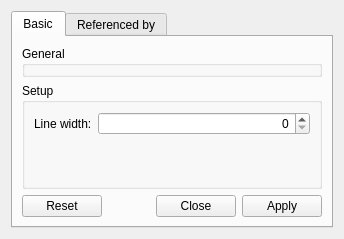
<?xml version="1.0" encoding="UTF-8"?>
<ui version="4.0">
 <class>FastModelSetupDesigner</class>
 <widget class="QWidget" name="FastModelSetupDesigner">
  <property name="geometry">
   <rect>
    <x>0</x>
    <y>0</y>
    <width>344</width>
    <height>239</height>
   </rect>
  </property>
  <property name="windowTitle">
   <string>Fast model setup designer</string>
  </property>
  <property name="toolTip">
   <string/>
  </property>
  <layout class="QVBoxLayout" name="_2">
   <item>
    <widget class="QTabWidget" name="tabWidget">
     <property name="currentIndex">
      <number>0</number>
     </property>
     <widget class="QWidget" name="basicTab">
      <attribute name="title">
       <string>Basic</string>
      </attribute>
      <layout class="QVBoxLayout">
       <item>
        <widget class="QGroupBox" name="generalGB">
         <property name="sizePolicy">
          <sizepolicy hsizetype="Preferred" vsizetype="Fixed">
           <horstretch>0</horstretch>
           <verstretch>0</verstretch>
          </sizepolicy>
         </property>
         <property name="title">
          <string>General</string>
         </property>
        </widget>
       </item>
       <item>
        <widget class="QGroupBox" name="groupBox">
         <property name="title">
          <string>Setup</string>
         </property>
         <layout class="QGridLayout" name="_3">
          <item row="0" column="0">
           <widget class="QLabel" name="label">
            <property name="text">
             <string>Line width:</string>
            </property>
           </widget>
          </item>
          <item row="0" column="1">
           <widget class="QSpinBox" name="lineWidthCB">
            <property name="sizePolicy">
             <sizepolicy hsizetype="Expanding" vsizetype="Fixed">
              <horstretch>0</horstretch>
              <verstretch>0</verstretch>
             </sizepolicy>
            </property>
            <property name="alignment">
             <set>Qt::AlignRight|Qt::AlignTrailing|Qt::AlignVCenter</set>
            </property>
           </widget>
          </item>
          <item row="1" column="0" colspan="2">
           <spacer name="verticalSpacer">
            <property name="orientation">
             <enum>Qt::Vertical</enum>
            </property>
            <property name="sizeHint" stdset="0">
             <size>
              <width>20</width>
              <height>40</height>
             </size>
            </property>
           </spacer>
          </item>
         </layout>
        </widget>
       </item>
       <item>
        <widget class="QDialogButtonBox" name="buttonBox">
         <property name="standardButtons">
          <set>QDialogButtonBox::Apply|QDialogButtonBox::Close|QDialogButtonBox::Reset</set>
         </property>
        </widget>
       </item>
      </layout>
     </widget>
     <widget class="QWidget" name="refByTab">
      <attribute name="title">
       <string>Referenced by</string>
      </attribute>
     </widget>
    </widget>
   </item>
  </layout>
 </widget>
 <resources/>
 <connections/>
</ui>
